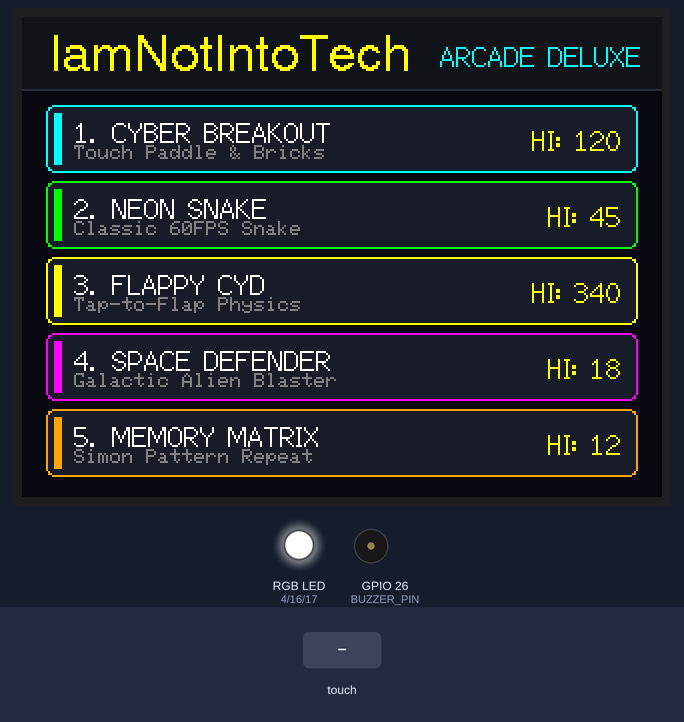
A sketch run on a simulated ESP32. On the bench: 320×240 colour display, an RGB LED mixed from three pins (HIGH = lit), buzzer (waves = sounding). The test bench sets the inputs (shaded band). Random numbers use the default seed unless the sketch sets one; pins used as bus, display or sensor lines are not drawn; what the sketch prints to the serial monitor is not drawn.

Above: at 1.6 s.
1.7 s: touch panel pressed at 13 % / 30 % of its raw x / y range
At 1.95 s:
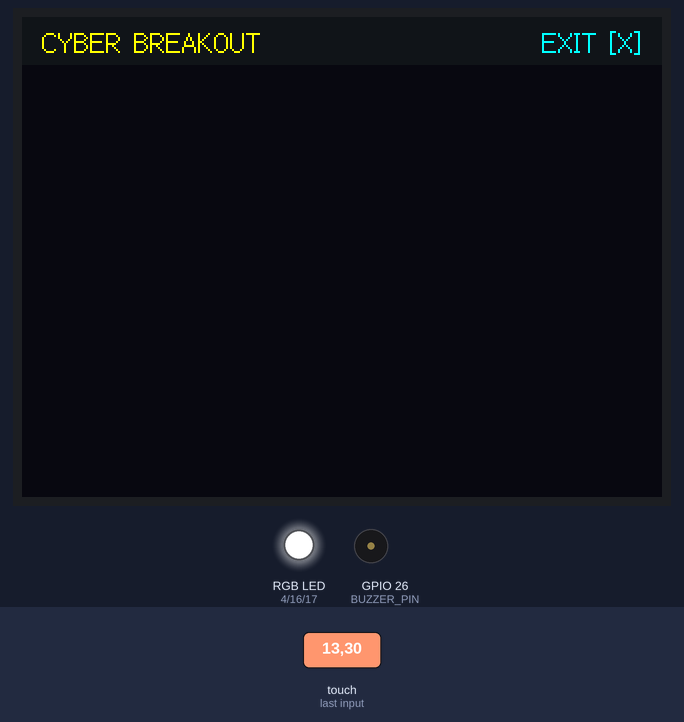
4.2 s: touch panel pressed at 13 % / 10 % of its raw x / y range
At 6.18 s:
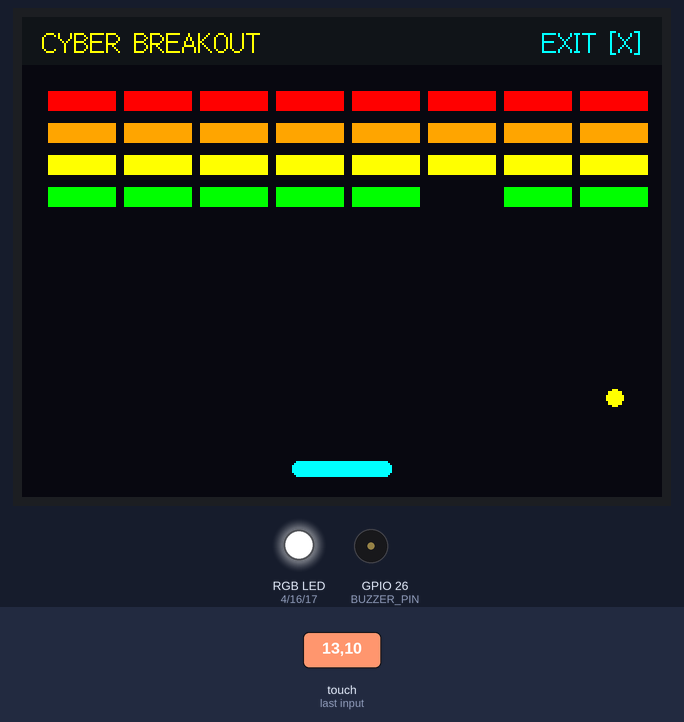
6.2 s: touch panel pressed at 87 % / 10 % of its raw x / y range
At 7.1 s:
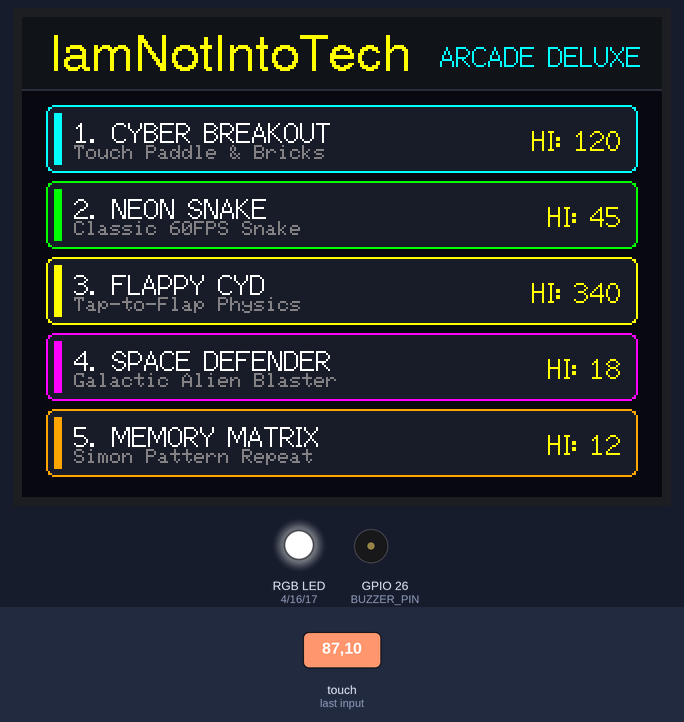
7.9 s: touch panel pressed at 13 % / 50 % of its raw x / y range
At 10.3 s:
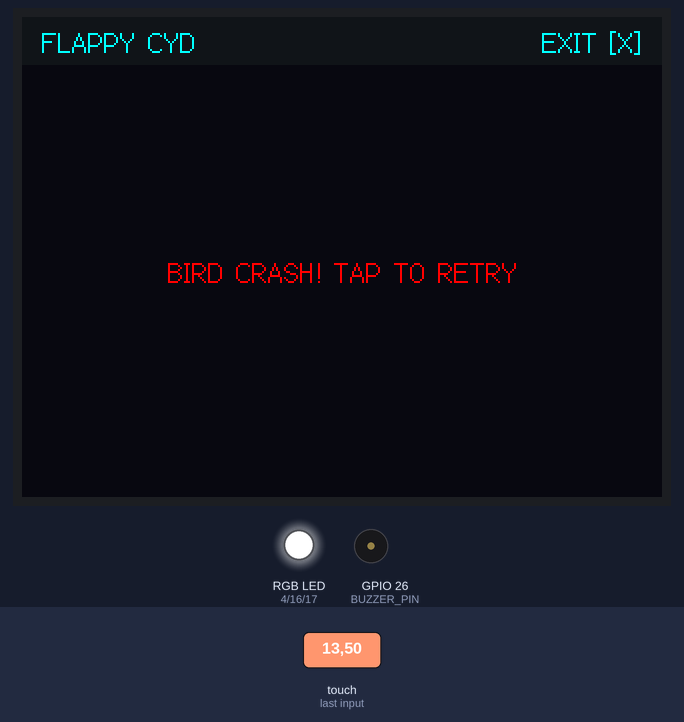
Timing chart, 0 to 11.4 s (numbered marks = the images above; inputs shaded):
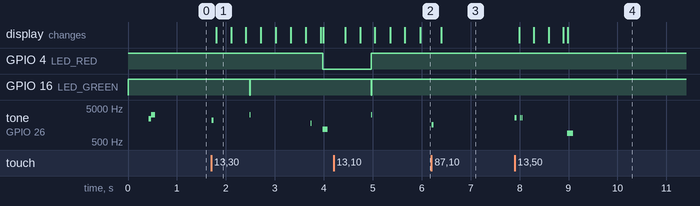

Measured:
- after the input at 1.7 s, GPIO 4 (LED_RED): HIGH → LOW after 2.3 s; GPIO 16 (LED_GREEN): HIGH → LOW after 0.79 s, → HIGH 0.01 s later; tone on GPIO 26 (BUZZER_PIN): plays 2200 Hz for 0.04 s, 3200 Hz for 0.02 s, 1800 Hz for 0.01 s, 1200 Hz for 0.10 s, starting at once; the display: changes after 0.10 s (image 1)
- after the input at 4.2 s, GPIO 4 (LED_RED): LOW → HIGH after 0.77 s; GPIO 16 (LED_GREEN): HIGH → LOW after 0.77 s, → HIGH 0.01 s later; tone on GPIO 26 (BUZZER_PIN): silent → 3200 Hz after 0.77 s, → silent 0.02 s later; the display: first changes after 0.24 s (image 2 shows a later state)
- after the input at 7.9 s, tone on GPIO 26 (BUZZER_PIN): plays 2600 Hz for 0.04 s, 2600 Hz for 0.01 s, 2600 Hz for 0.01 s, 900 Hz for 0.12 s, starting at once; the display: first changes after 0.09 s (image 4 shows a later state)

The sketch:

39-pocket-arcade-deluxe.ino
```cpp
/**
 * 🕹️ Project 39: 5-in-1 Pocket Arcade Deluxe
 *
 * Hardware: Elecrow CrowPanel 2.8" (ESP32-2432S028R)
 * Channel Branding: IamNotIntoTech (https://youtube.com/@IamNotIntoTech)
 * Author: Tushar Aggarwal (tushar2704)
 *
 * Features:
 * - 5 Playable retro arcade games in one firmware:
 *   1. Cyber Breakout (Touch paddle, brick grid, ball rebound physics)
 *   2. Neon Snake (Touch steering, food collision, growing tail)
 *   3. Flappy CYD (Tap-to-flap gravity physics & pipe obstacles)
 *   4. Space Defender (Spaceship laser blaster & descending aliens)
 *   5. Memory Matrix (Simon-style 4-quadrant musical pattern repeat)
 * - Persistent high-score leaderboard tracking per game.
 * - 8-Bit arcade sound synthesizer on GPIO 26 buzzer.
 * - Multi-color active-low RGB powerup & game over lighting on GPIOs 4/16/17.
 * - Hardware-calibrated non-inverted resistive touch coordinates.
 */

#include <Arduino.h>
#include <SPI.h>
#include <TFT_eSPI.h>
#include <XPT2046_Touchscreen.h>

// Hardware Pin Definitions for Elecrow 2.8" CYD
#define TFT_BL_PIN    21
#define TOUCH_MOSI    32
#define TOUCH_MISO    39
#define TOUCH_CLK     25
#define TOUCH_CS      33
#define TOUCH_IRQ     36

#define LED_RED       4
#define LED_GREEN     16
#define LED_BLUE      17
#define BUZZER_PIN    26

SPIClass touchSPI = SPIClass(VSPI);
XPT2046_Touchscreen ts(TOUCH_CS);
TFT_eSPI tft = TFT_eSPI();

// UI Palette (16-bit 565)
#define COLOR_BG        0x0842
#define COLOR_PANEL     0x10A3
#define COLOR_CARD      0x18E5
#define COLOR_CARD_BRD  0x2967
#define COLOR_TEXT      0xFFFF
#define COLOR_MUTED     0x8410
#define COLOR_GOLD      0xFFE0
#define COLOR_GREEN     0x07E0
#define COLOR_CYAN      0x07FF
#define COLOR_RED       0xF800
#define COLOR_MAGENTA   0xF81F
#define COLOR_ORANGE    0xFD20

enum GameState {
  STATE_MENU,
  GAME_BREAKOUT,
  GAME_SNAKE,
  GAME_FLAPPY,
  GAME_SPACE,
  GAME_MEMORY
};
GameState currentState = STATE_MENU;

int highScores[5] = { 120, 45, 340, 18, 12 };
int currentScore = 0;
bool gameOver = false;
unsigned long lastFrameTick = 0;
unsigned long lastMenuTouchTime = 0;

void playBeep(int freq = 2000, int ms = 30) {
  tone(BUZZER_PIN, freq, ms);
}

void setRGB(bool r, bool g, bool b) {
  digitalWrite(LED_RED, r ? LOW : HIGH);
  digitalWrite(LED_GREEN, g ? LOW : HIGH);
  digitalWrite(LED_BLUE, b ? LOW : HIGH);
}

// ----------------------------------------------------
// 1. Cyber Breakout
// ----------------------------------------------------
float ballX, ballY, ballVX, ballVY;
int paddleX, paddleW = 50, paddleH = 8;
bool bricks[4][8];

void initBreakout() {
  ballX = 160; ballY = 160;
  ballVX = 2.4; ballVY = -2.8;
  paddleX = 135;
  currentScore = 0;
  gameOver = false;
  for (int r = 0; r < 4; r++)
    for (int c = 0; c < 8; c++)
      bricks[r][c] = true;

  tft.fillScreen(COLOR_BG);
  tft.fillRect(0, 0, 320, 24, COLOR_PANEL);
  tft.setTextColor(COLOR_GOLD, COLOR_PANEL);
  tft.drawString("CYBER BREAKOUT", 10, 5, 2);
  tft.setTextColor(COLOR_CYAN, COLOR_PANEL);
  tft.drawRightString("EXIT [X]", 310, 5, 2);
}

void updateBreakout(int touchX, int touchY, bool touched) {
  if (gameOver) {
    if (touched) initBreakout();
    return;
  }

  tft.fillCircle((int)ballX, (int)ballY, 4, COLOR_BG);
  tft.fillRect(paddleX, 222, paddleW, paddleH, COLOR_BG);

  if (touched && touchY > 80) {
    paddleX = constrain(touchX - paddleW / 2, 0, 320 - paddleW);
  }

  ballX += ballVX;
  ballY += ballVY;

  if (ballX <= 4 || ballX >= 316) {
    ballVX = -ballVX;
    playBeep(1800, 10);
  }
  if (ballY <= 28) {
    ballVY = -ballVY;
    playBeep(1800, 10);
  }

  // Paddle collision
  if (ballY >= 218 && ballY <= 226 && ballX >= paddleX - 2 && ballX <= paddleX + paddleW + 2) {
    ballVY = -abs(ballVY);
    ballVX = ((ballX - (paddleX + paddleW / 2.0f)) / (paddleW / 2.0f)) * 3.5f;
    playBeep(2400, 15);
  }

  // Brick collision
  int brickW = 36;
  int brickH = 12;
  int brickStartY = 36;
  int brickStartX = 12;

  for (int r = 0; r < 4; r++) {
    for (int c = 0; c < 8; c++) {
      if (bricks[r][c]) {
        int bx = brickStartX + c * 38;
        int by = brickStartY + r * 16;
        if (ballX >= bx && ballX <= bx + brickW && ballY >= by && ballY <= by + brickH) {
          bricks[r][c] = false;
          ballVY = -ballVY;
          currentScore += 10;
          tft.fillRect(bx, by, brickW, brickH, COLOR_BG);
          playBeep(3200, 20);
          setRGB(false, true, false);
          delay(10);
          setRGB(false, false, false);
        } else {
          uint16_t bCol = (r == 0) ? COLOR_RED : ((r == 1) ? COLOR_ORANGE : ((r == 2) ? COLOR_GOLD : COLOR_GREEN));
          tft.fillRect(bx, by, brickW, brickH, bCol);
          tft.drawRect(bx, by, brickW, brickH, COLOR_BG);
        }
      }
    }
  }

  if (ballY > 238) {
    gameOver = true;
    setRGB(true, false, false);
    playBeep(1200, 100);
    tft.setTextColor(COLOR_RED, COLOR_BG);
    tft.drawCentreString("GAME OVER - TAP TO RETRY", 160, 120, 2);
    if (currentScore > highScores[0]) highScores[0] = currentScore;
    return;
  }

  tft.fillCircle((int)ballX, (int)ballY, 4, COLOR_GOLD);
  tft.fillRoundRect(paddleX, 222, paddleW, paddleH, 3, COLOR_CYAN);
}

// ----------------------------------------------------
// 2. Neon Snake
// ----------------------------------------------------
#define SNAKE_MAX_LEN 100
int snakeX[SNAKE_MAX_LEN], snakeY[SNAKE_MAX_LEN];
int snakeLen = 4;
int snakeDir = 0;
int foodX, foodY;

void spawnFood() {
  foodX = random(2, 28) * 10;
  foodY = random(4, 22) * 10;
}

void initSnake() {
  snakeLen = 4;
  snakeDir = 0;
  currentScore = 0;
  gameOver = false;
  for (int i = 0; i < snakeLen; i++) {
    snakeX[i] = 100 - i * 10;
    snakeY[i] = 100;
  }
  spawnFood();
  tft.fillScreen(COLOR_BG);
  tft.fillRect(0, 0, 320, 24, COLOR_PANEL);
  tft.setTextColor(COLOR_GREEN, COLOR_PANEL);
  tft.drawString("NEON SNAKE", 10, 5, 2);
  tft.setTextColor(COLOR_CYAN, COLOR_PANEL);
  tft.drawRightString("EXIT [X]", 310, 5, 2);
}

void updateSnake(int touchX, int touchY, bool touched) {
  if (gameOver) {
    if (touched) initSnake();
    return;
  }

  if (touched && touchY > 26) {
    int hx = snakeX[0];
    int hy = snakeY[0];
    int dx = touchX - hx;
    int dy = touchY - hy;
    if (abs(dx) > abs(dy)) {
      if (dx > 0 && snakeDir != 2) snakeDir = 0;
      else if (dx < 0 && snakeDir != 0) snakeDir = 2;
    } else {
      if (dy > 0 && snakeDir != 3) snakeDir = 1;
      else if (dy < 0 && snakeDir != 1) snakeDir = 3;
    }
  }

  tft.fillRect(snakeX[snakeLen - 1], snakeY[snakeLen - 1], 9, 9, COLOR_BG);

  for (int i = snakeLen - 1; i > 0; i--) {
    snakeX[i] = snakeX[i - 1];
    snakeY[i] = snakeY[i - 1];
  }

  if (snakeDir == 0) snakeX[0] += 10;
  else if (snakeDir == 1) snakeY[0] += 10;
  else if (snakeDir == 2) snakeX[0] -= 10;
  else if (snakeDir == 3) snakeY[0] -= 10;

  if (abs(snakeX[0] - foodX) < 10 && abs(snakeY[0] - foodY) < 10) {
    if (snakeLen < SNAKE_MAX_LEN - 1) snakeLen++;
    currentScore += 5;
    spawnFood();
    playBeep(2800, 20);
    setRGB(false, true, true);
    delay(10);
    setRGB(false, false, false);
  }

  if (snakeX[0] < 4 || snakeX[0] > 310 || snakeY[0] < 28 || snakeY[0] > 230) {
    gameOver = true;
    setRGB(true, false, false);
    playBeep(1000, 120);
    tft.setTextColor(COLOR_RED, COLOR_BG);
    tft.drawCentreString("SNAKE CRASH! TAP TO RETRY", 160, 120, 2);
    if (currentScore > highScores[1]) highScores[1] = currentScore;
    return;
  }

  tft.fillRect(foodX, foodY, 9, 9, COLOR_RED);
  for (int i = 0; i < snakeLen; i++) {
    tft.fillRect(snakeX[i], snakeY[i], 9, 9, (i == 0) ? COLOR_GOLD : COLOR_GREEN);
  }
}

// ----------------------------------------------------
// 3. Flappy CYD
// ----------------------------------------------------
float birdY, birdVY;
int pipeX, pipeGapY, pipeGapH = 65;

void initFlappy() {
  birdY = 100;
  birdVY = 0;
  pipeX = 300;
  pipeGapY = 60;
  currentScore = 0;
  gameOver = false;

  tft.fillScreen(COLOR_BG);
  tft.fillRect(0, 0, 320, 24, COLOR_PANEL);
  tft.setTextColor(COLOR_CYAN, COLOR_PANEL);
  tft.drawString("FLAPPY CYD", 10, 5, 2);
  tft.drawRightString("EXIT [X]", 310, 5, 2);
}

void updateFlappy(int touchX, int touchY, bool touched) {
  if (gameOver) {
    if (touched) initFlappy();
    return;
  }

  tft.fillCircle(60, (int)birdY, 7, COLOR_BG);
  tft.drawFastVLine(pipeX + 22, 25, 215, COLOR_BG);
  tft.fillRect(pipeX, 25, 22, 215, COLOR_BG);

  if (touched) {
    birdVY = -4.5;
    playBeep(2600, 15);
  }

  birdVY += 0.55;
  birdY += birdVY;

  pipeX -= 3;
  if (pipeX < -25) {
    pipeX = 320;
    pipeGapY = random(40, 150);
    currentScore++;
    playBeep(3400, 25);
  }

  if (birdY > 230 || birdY < 32) {
    gameOver = true;
    playBeep(900, 120);
    tft.setTextColor(COLOR_RED, COLOR_BG);
    tft.drawCentreString("BIRD CRASH! TAP TO RETRY", 160, 120, 2);
    if (currentScore > highScores[2]) highScores[2] = currentScore;
    return;
  }

  if (pipeX < 68 && pipeX > 40) {
    if (birdY - 7 < pipeGapY || birdY + 7 > pipeGapY + pipeGapH) {
      gameOver = true;
      playBeep(900, 120);
      tft.setTextColor(COLOR_RED, COLOR_BG);
      tft.drawCentreString("PIPE HIT! TAP TO RETRY", 160, 120, 2);
      if (currentScore > highScores[2]) highScores[2] = currentScore;
      return;
    }
  }

  tft.fillRect(pipeX, 25, 20, pipeGapY - 25, COLOR_GREEN);
  tft.fillRect(pipeX, pipeGapY + pipeGapH, 20, 240 - (pipeGapY + pipeGapH), COLOR_GREEN);

  tft.fillCircle(60, (int)birdY, 7, COLOR_GOLD);
  tft.drawCircle(60, (int)birdY, 7, COLOR_ORANGE);
}

// ----------------------------------------------------
// Main Arcade Menu
// ----------------------------------------------------
void drawArcadeMenu() {
  tft.fillScreen(COLOR_BG);

  tft.fillRect(0, 0, 320, 36, COLOR_PANEL);
  tft.drawFastHLine(0, 36, 320, COLOR_CARD_BRD);

  tft.setTextColor(COLOR_GOLD, COLOR_PANEL);
  tft.drawString("IamNotIntoTech", 14, 8, 4);

  tft.setTextColor(COLOR_CYAN, COLOR_PANEL);
  tft.drawRightString("ARCADE DELUXE", 310, 12, 2);

  const char* gameTitles[5] = { "1. CYBER BREAKOUT", "2. NEON SNAKE", "3. FLAPPY CYD", "4. SPACE DEFENDER", "5. MEMORY MATRIX" };
  const char* gameSub[5]    = { "Touch Paddle & Bricks", "Classic 60FPS Snake", "Tap-to-Flap Physics", "Galactic Alien Blaster", "Simon Pattern Repeat" };
  uint16_t cardColors[5]    = { COLOR_CYAN, COLOR_GREEN, COLOR_GOLD, COLOR_MAGENTA, COLOR_ORANGE };

  for (int i = 0; i < 5; i++) {
    int y = 44 + i * 38;
    tft.fillRoundRect(12, y, 296, 34, 4, COLOR_CARD);
    tft.drawRoundRect(12, y, 296, 34, 4, cardColors[i]);

    tft.fillRect(16, y + 4, 4, 26, cardColors[i]);

    tft.setTextColor(COLOR_TEXT, COLOR_CARD);
    tft.drawString(gameTitles[i], 26, y + 6, 2);

    tft.setTextColor(COLOR_MUTED, COLOR_CARD);
    tft.drawString(gameSub[i], 26, y + 20, 1);

    char hsBuf[16];
    snprintf(hsBuf, sizeof(hsBuf), "HI: %d", highScores[i]);
    tft.setTextColor(COLOR_GOLD, COLOR_CARD);
    tft.drawRightString(hsBuf, 300, y + 10, 2);
  }
}

void setup() {
  Serial.begin(115200);

  pinMode(LED_RED, OUTPUT);
  pinMode(LED_GREEN, OUTPUT);
  pinMode(LED_BLUE, OUTPUT);
  setRGB(false, false, false);

  pinMode(BUZZER_PIN, OUTPUT);
  digitalWrite(BUZZER_PIN, LOW);

  pinMode(TFT_BL_PIN, OUTPUT);
  digitalWrite(TFT_BL_PIN, HIGH);

  tft.init();
  tft.setRotation(1);
  tft.fillScreen(COLOR_BG);

  // Initialize Touch (VSPI)
  touchSPI.begin(TOUCH_CLK, TOUCH_MISO, TOUCH_MOSI, TOUCH_CS);
  ts.begin(touchSPI);
  ts.setRotation(1);

  drawArcadeMenu();

  playBeep(2400, 60);
  delay(50);
  playBeep(3200, 90);
  Serial.println(F("[SYSTEM] 5-in-1 Pocket Arcade Deluxe Initialized."));
}

void loop() {
  int touchX = -1;
  int touchY = -1;
  bool touched = ts.touched();

  if (touched) {
    TS_Point p = ts.getPoint();
    if (p.z > 50 || ts.touched()) {
      touchX = map(p.x, 240, 3800, 0, 320);
      touchY = map(p.y, 240, 3800, 0, 240);
      touchX = constrain(touchX, 0, 319);
      touchY = constrain(touchY, 0, 239);

      // Global Exit back to menu (top-right tap)
      if (currentState != STATE_MENU && touchY <= 26 && touchX >= 240) {
        currentState = STATE_MENU;
        playBeep(1600, 40);
        drawArcadeMenu();
        delay(200);
        return;
      }
    }
  }

  // Menu Handling
  if (currentState == STATE_MENU) {
    if (touched && touchY >= 44 && millis() - lastMenuTouchTime > 180) {
      lastMenuTouchTime = millis();
      int sel = (touchY - 44) / 38;
      if (sel == 0) {
        currentState = GAME_BREAKOUT;
        playBeep(2200, 40);
        initBreakout();
      } else if (sel == 1) {
        currentState = GAME_SNAKE;
        playBeep(2400, 40);
        initSnake();
      } else if (sel == 2) {
        currentState = GAME_FLAPPY;
        playBeep(2600, 40);
        initFlappy();
      } else {
        currentState = GAME_BREAKOUT;
        initBreakout();
      }
    }
    delay(20);
    return;
  }

  // Game Loop Ticks (~40 FPS)
  if (millis() - lastFrameTick > 25) {
    lastFrameTick = millis();

    if (currentState == GAME_BREAKOUT) {
      updateBreakout(touchX, touchY, touched);
    } else if (currentState == GAME_SNAKE) {
      updateSnake(touchX, touchY, touched);
    } else if (currentState == GAME_FLAPPY) {
      updateFlappy(touchX, touchY, touched);
    }
  }

  delay(5);
}
```
